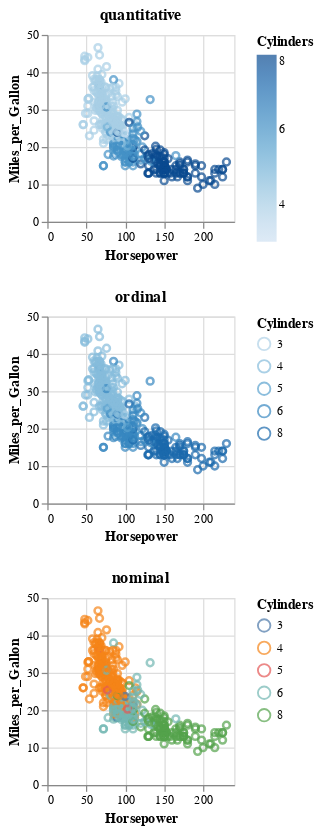

Notebook cell for this chart:
### Markdown cell above
<table>
  <tr>
    <th>Tipo de dato</th>
    <th>Código de comando</th>
    <th>Descripción</th>
  </tr>
  <tr>
    <td>Cuantitativo</td>
    <td>Q</td>
    <td>Valor continuo real</td>
  </tr>
  <tr>
    <td>Ordinal</td>
    <td>O</td>
    <td>Cantidad discreta ordenada</td>
  </tr>
  <tr>
    <td>Nominal</td>
    <td>N</td>
    <td>Categoria discreta sin ordenar</td>
  </tr>
  <tr>
    <td>Temporal</td>
    <td>T</td>
    <td>Valores de tiempo</td>
  </tr>
  <tr>
    <td>Geojson</td>
    <td>G</td>
    <td>Froma geográfica</td>
  </tr>
</table>

### Code cell
base = alt.Chart(source).mark_point().encode(
    x='Horsepower:Q',
    y='Miles_per_Gallon:Q',
).properties(
    width=150,
    height=150
)

alt.vconcat(
   base.encode(color='Cylinders:Q').properties(title='quantitative'),
   base.encode(color='Cylinders:O').properties(title='ordinal'),
   base.encode(color='Cylinders:N').properties(title='nominal'),
)

### Figure 1 — Vega-Lite specification as saved in the notebook (floating-point values rounded to 4 significant figures; data arrays with more than 128 entries replaced by an {"elided": "..."} marker saying what was removed)
{"config": {"view": {"continuousWidth": 400, "continuousHeight": 300}}, "vconcat": [{"mark": "point", "encoding": {"color": {"type": "quantitative", "field": "Cylinders"}, "x": {"type": "quantitative", "field": "Horsepower"}, "y": {"type": "quantitative", "field": "Miles_per_Gallon"}}, "height": 150, "title": "quantitative", "width": 150}, {"mark": "point", "encoding": {"color": {"type": "ordinal", "field": "Cylinders"}, "x": {"type": "quantitative", "field": "Horsepower"}, "y": {"type": "quantitative", "field": "Miles_per_Gallon"}}, "height": 150, "title": "ordinal", "width": 150}, {"mark": "point", "encoding": {"color": {"type": "nominal", "field": "Cylinders"}, "x": {"type": "quantitative", "field": "Horsepower"}, "y": {"type": "quantitative", "field": "Miles_per_Gallon"}}, "height": 150, "title": "nominal", "width": 150}], "data": {"name": "data-f02450ab61490a1363517a0190416235"}, "$schema": "https://vega.github.io/schema/vega-lite/v4.8.1.json", "datasets": {"data-f02450ab61490a1363517a0190416235": {"elided": "406 records"}}}
